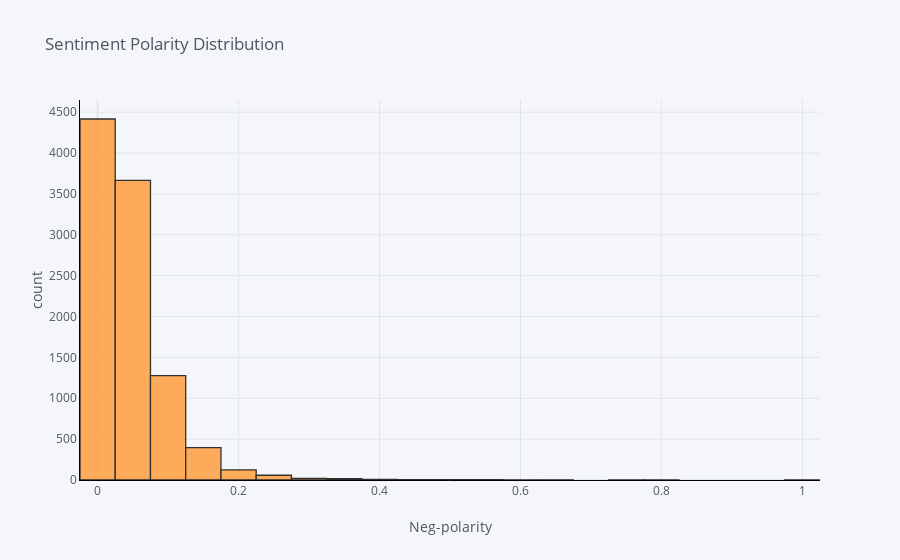

Notebook code for this chart:
### Code cell
df['neg'].iplot(
    kind='hist',
    bins=50,
    xTitle='Neg-polarity',
    linecolor='black',
    yTitle='count',
    title='Sentiment Polarity Distribution')

### Figure 1 — Plotly figure (JSON) as saved in the notebook; plotly's stock layout.template omitted (floating-point values rounded to 4 significant figures; data arrays with more than 128 entries replaced by an {"elided": "..."} marker saying what was removed)
{"data": [{"histfunc": "count", "histnorm": "", "marker": {"color": "rgba(255, 153, 51, 1.0)", "line": {"color": "#000000", "width": 1.3}}, "name": "neg", "nbinsx": 50, "opacity": 0.8, "orientation": "v", "type": "histogram", "x": {"elided": "10000 float values"}}], "layout": {"barmode": "overlay", "legend": {"bgcolor": "#F5F6F9", "font": {"color": "#4D5663"}}, "paper_bgcolor": "#F5F6F9", "plot_bgcolor": "#F5F6F9", "title": {"font": {"color": "#4D5663"}, "text": "Sentiment Polarity Distribution"}, "xaxis": {"gridcolor": "#E1E5ED", "linecolor": "black", "showgrid": true, "tickfont": {"color": "#4D5663"}, "title": {"font": {"color": "#4D5663"}, "text": "Neg-polarity"}, "zerolinecolor": "#E1E5ED"}, "yaxis": {"gridcolor": "#E1E5ED", "linecolor": "black", "showgrid": true, "tickfont": {"color": "#4D5663"}, "title": {"font": {"color": "#4D5663"}, "text": "count"}, "zerolinecolor": "#E1E5ED"}}}
